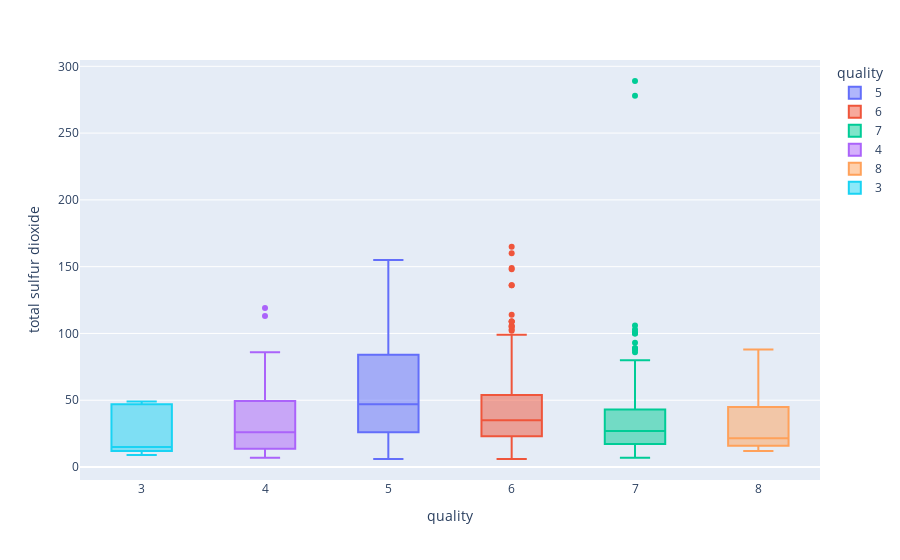

Notebook code cell kept with this figure:
### Code cell
so_vs_quality =  px.box(
    wines_df,
    x = 'quality',
    y = 'total sulfur dioxide',
    color = 'quality',
    boxmode="overlay"
)
so_vs_quality.show()

### Figure 1 — Plotly figure (JSON) as saved in the notebook; plotly's stock layout.template omitted (floating-point values rounded to 4 significant figures; data arrays with more than 128 entries replaced by an {"elided": "..."} marker saying what was removed)
{"data": [{"alignmentgroup": "True", "hovertemplate": "quality=%{x}<br>total sulfur dioxide=%{y}<extra></extra>", "legendgroup": "5", "marker": {"color": "#636efa"}, "name": "5", "notched": false, "offsetgroup": "5", "orientation": "v", "showlegend": true, "type": "box", "x": {"elided": "681 int values"}, "x0": " ", "xaxis": "x", "y": {"elided": "681 float values"}, "y0": " ", "yaxis": "y"}, {"alignmentgroup": "True", "hovertemplate": "quality=%{x}<br>total sulfur dioxide=%{y}<extra></extra>", "legendgroup": "6", "marker": {"color": "#EF553B"}, "name": "6", "notched": false, "offsetgroup": "6", "orientation": "v", "showlegend": true, "type": "box", "x": {"elided": "638 int values"}, "x0": " ", "xaxis": "x", "y": {"elided": "638 int values"}, "y0": " ", "yaxis": "y"}, {"alignmentgroup": "True", "hovertemplate": "quality=%{x}<br>total sulfur dioxide=%{y}<extra></extra>", "legendgroup": "7", "marker": {"color": "#00cc96"}, "name": "7", "notched": false, "offsetgroup": "7", "orientation": "v", "showlegend": true, "type": "box", "x": {"elided": "199 int values"}, "x0": " ", "xaxis": "x", "y": {"elided": "199 int values"}, "y0": " ", "yaxis": "y"}, {"alignmentgroup": "True", "hovertemplate": "quality=%{x}<br>total sulfur dioxide=%{y}<extra></extra>", "legendgroup": "4", "marker": {"color": "#ab63fa"}, "name": "4", "notched": false, "offsetgroup": "4", "orientation": "v", "showlegend": true, "type": "box", "x": [4, 4, 4, 4, 4, 4, 4, 4, 4, 4, 4, 4, 4, 4, 4, 4, 4, 4, 4, 4, 4, 4, 4, 4, 4, 4, 4, 4, 4, 4, 4, 4, 4, 4, 4, 4, 4, 4, 4, 4, 4, 4, 4, 4, 4, 4, 4, 4, 4, 4, 4, 4, 4], "x0": " ", "xaxis": "x", "y": [29, 19, 46, 65, 43, 119, 85, 69, 20, 42, 8, 31, 55, 67, 61, 49, 47, 14, 23, 86, 14, 13, 84, 14, 12, 7, 9, 51, 48, 14, 75, 26, 13, 47, 19, 36, 113, 24, 20, 24, 26, 10, 12, 29, 63, 8, 31, 13, 32, 13, 9, 11, 23], "y0": " ", "yaxis": "y"}, {"alignmentgroup": "True", "hovertemplate": "quality=%{x}<br>total sulfur dioxide=%{y}<extra></extra>", "legendgroup": "8", "marker": {"color": "#FFA15A"}, "name": "8", "notched": false, "offsetgroup": "8", "orientation": "v", "showlegend": true, "type": "box", "x": [8, 8, 8, 8, 8, 8, 8, 8, 8, 8, 8, 8, 8, 8, 8, 8, 8, 8], "x0": " ", "xaxis": "x", "y": [37, 13, 88, 29, 19, 17, 16, 16, 50, 45, 16, 74, 17, 12, 87, 13, 29, 24], "y0": " ", "yaxis": "y"}, {"alignmentgroup": "True", "hovertemplate": "quality=%{x}<br>total sulfur dioxide=%{y}<extra></extra>", "legendgroup": "3", "marker": {"color": "#19d3f3"}, "name": "3", "notched": false, "offsetgroup": "3", "orientation": "v", "showlegend": true, "type": "box", "x": [3, 3, 3, 3, 3, 3, 3, 3, 3, 3], "x0": " ", "xaxis": "x", "y": [47, 16, 14, 48, 11, 9, 29, 49, 14, 12], "y0": " ", "yaxis": "y"}], "layout": {"boxmode": "overlay", "legend": {"title": {"text": "quality"}, "tracegroupgap": 0}, "margin": {"t": 60}, "xaxis": {"anchor": "y", "categoryarray": [5, 6, 7, 4, 8, 3], "categoryorder": "array", "domain": [0, 1], "title": {"text": "quality"}}, "yaxis": {"anchor": "x", "domain": [0, 1], "title": {"text": "total sulfur dioxide"}}}}
